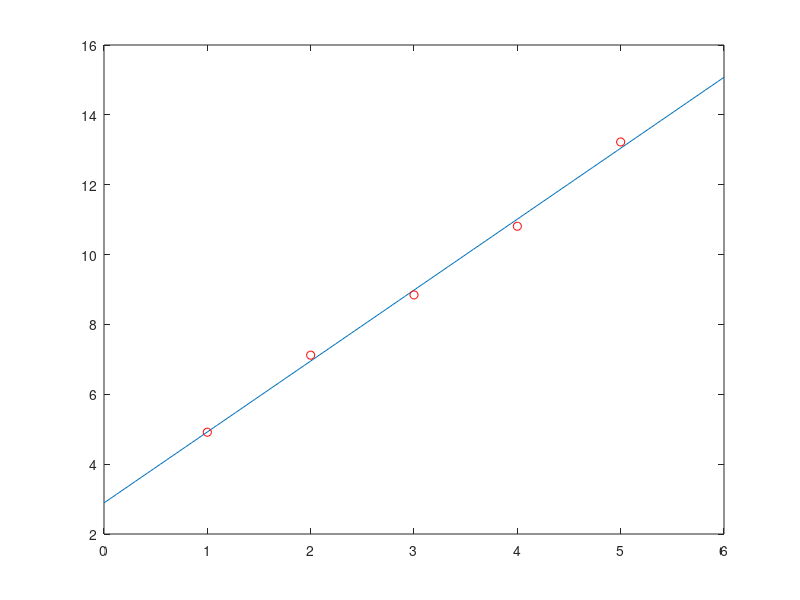

MATLAB code to generate this figure:
veriler = [1 4.9142    
2 7.1201    
3 8.8456   
4 10.8113   
5 13.2231] % ilk sütun x, ikinci sütun y değerleri

% Grafiğini çizdirirsek:
plot(veriler(:,1),veriler(:,2),"bo")

veriler = [1 4.9142    
2 7.1201    
3 8.8456   
4 10.8113   
5 13.2231] % ilk sütun x, ikinci sütun y değerleri
x = veriler(:,1) % Tüm satırlar (":"), 1. sütun
y = veriler(:,2) % Tüm satırlar (":"), 2. sütun

veriler = [1 4.9142    
2 7.1201    
3 8.8456   
4 10.8113   
5 13.2231] % ilk sütun x, ikinci sütun y değerleri
x = veriler(:,1); % Tüm satırlar (":"), 1. sütun
y = veriler(:,2); % Tüm satırlar (":"), 2. sütun
A11 = A12 = A22 = B11 = B12 = 0; % Hesaplanacak değerler
n = rows(x); % Kaç adet verimiz olduğu
for i = 1:n
    A11 = A11 + 2*x(i)^2;
    A12 = A12 + 2*x(i);
    A22 = A22 + 2;
    B11 = B11 + 2*x(i)*y(i);
    B12 = B12 + 2*y(i);
endfor

% Toplamlar hesaplandı bile! 8)
m = (B11 - (A12 * B12 / A22))  / (A11 - (A12^2 / A22))
n = (B12 - A12 * m) / A22 

% Artık verilerimize en yakın geçen 
% doğrunun denklemi elimizde olduğuna göre
% hem doğruyu, hem de deney verilerini birlikte
% çizdirelim

xx = linspace(0,6,100);
tt = m.*xx + n;
plot(xx,tt,x,y,"ro")
